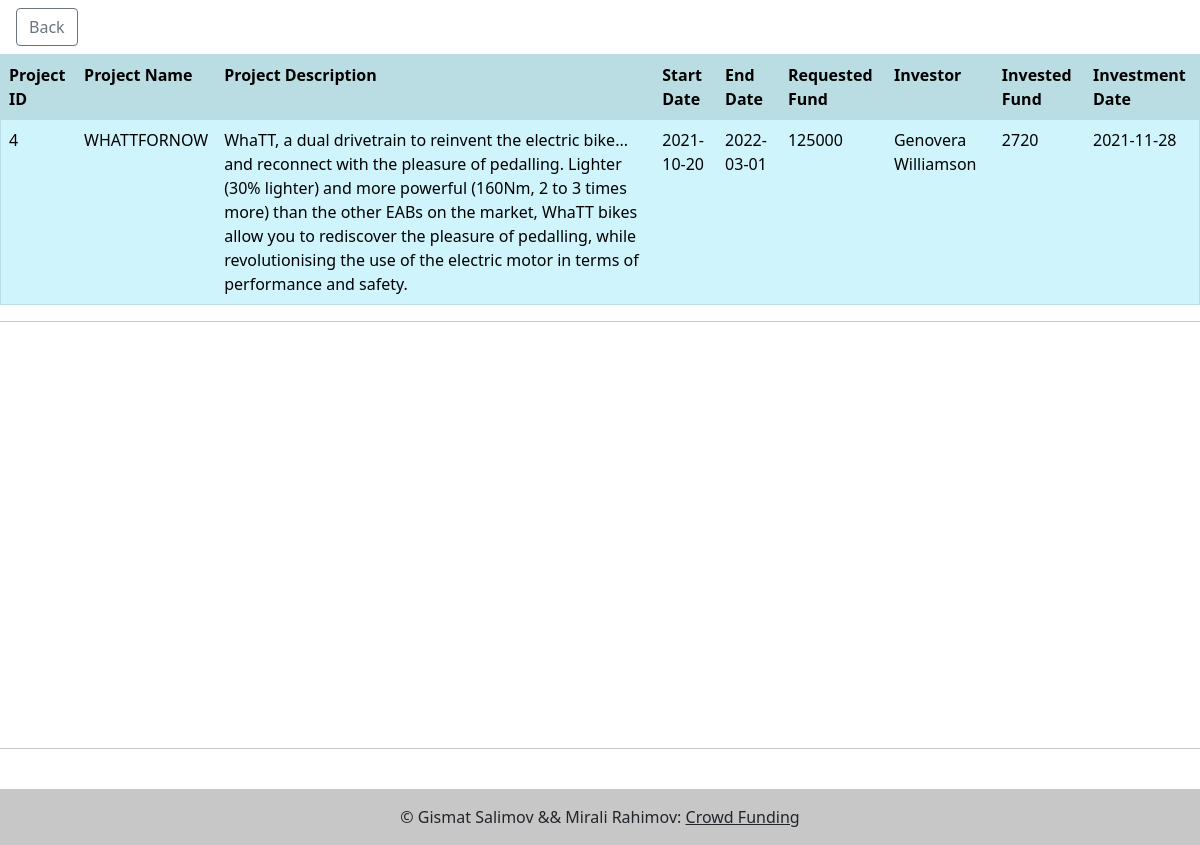
The page /details.php?project=4 (signed in) on the database its author committed.
### tables this page shows
CREATE TABLE IF NOT EXISTS `projects_investors` (
  `idUser` int(11) NOT NULL,
  `idProject` int(11) NOT NULL,
  `investmentFund` float NOT NULL,
  `investmentDate` date NOT NULL,
  UNIQUE KEY `idUser` (`idUser`,`idProject`)
);

CREATE TABLE IF NOT EXISTS `projects` (
  `idProject` int(11) NOT NULL AUTO_INCREMENT,
  `projectName` varchar(255) NOT NULL,
  `projectDescription` text NOT NULL,
  `projectStartDate` date NOT NULL,
  `projectEndDate` date NOT NULL,
  `requestedFund` float NOT NULL,
  `idUser` int(11) NOT NULL,
  PRIMARY KEY (`idProject`)
);

CREATE TABLE IF NOT EXISTS `users` (
  `idUser` int(11) NOT NULL AUTO_INCREMENT,
  `firstname` varchar(50) DEFAULT NULL,
  `lastname` varchar(50) DEFAULT NULL,
  `email` varchar(50) DEFAULT NULL,
  `password` varchar(50) DEFAULT NULL,
  PRIMARY KEY (`idUser`)
);

### details.php (the view, shortened to what this page needs)
<?php
	$servername = "localhost";
	$username = "root";
	$password = "";
	$dbname = "crowd";
	$link=mysqli_connect($servername,$username,$password,$dbname);
	mysqli_set_charset($link,"utf8");
	$logUser=$_SESSION["user"];
	$project=$_GET["project"];
?>
 <!DOCTYPE html>
 <html>
 <head>
 </head>
 <body>
	<input type="button" class="btn btn-outline-secondary mx-3 my-2" onclick="location.href='main.php';" value="Back" />
	<?php
		$query="SELECT firstname,lastname,projectName,requestedFund,investmentFund,projectDescription, projectStartDate,projectEndDate,investmentDate from projects_investors join projects using (idProject) join users on users.idUser=projects_investors.idUser where idProject=$project and projects_investors.idUser=$logUser";
		$detail=mysqli_fetch_array((mysqli_query($link,$query)));
	  ?>
	  <table border="black 5px" class="table table-info table-stripped table-hover">
	  	<tr class="table-active">
	  		<th>Project ID</th>
	  		<th>Project Name</th>
	  		<th>Project Description</th>
	  		<th>Start Date</th>
	  		<th>End Date</th>
	  		<th>Requested Fund</th>
	  		<th>Investor</th>
	  		<th>Invested Fund</th>
	  		<th>Investment Date</th>
	  	</tr>
	  		<tr>
	  			<?php
		  		echo "<td>$project</td>";
		  		echo "<td>".$detail["projectName"]."</td>";
		  		echo "<td>".$detail["projectDescription"]."</td>";
		  		echo "<td>".$detail["projectStartDate"]."</td>";
		  		echo "<td>".$detail["projectEndDate"]."</td>";
		  		echo "<td>".$detail["requestedFund"]."</td>";
		  		echo "<td>".$detail["firstname"]." ".$detail["lastname"]."</td>";
		  		echo "<td>".$detail["investmentFund"]."</td>";
	  			echo "<td>".$detail["investmentDate"]."</td>";
	  			 ?>
	  		</tr>
	  </table>
		<?php
			require_once("plot.php");
		 ?>
	<footer class="bg-light text-center text-lg-start">
	  <div class="text-center p-3" style="background-color: rgba(0, 0, 0, 0.2);">
	   © Gismat Salimov && Mirali Rahimov:
	    <a class="text-dark" href="main.php">Crowd Funding</a>
	  </div>
	</footer>
 </body>
 </html>

### rows shown on the page
projects_investors: idProject.projectName "WHATTFORNOW", idProject.projectDescription "WhaTT, a dual drivetrain to reinvent the electric bike... and reconnect with the pleasure of pedalling. Lighter (30% lighter) and more powerful (160Nm, 2 to 3 times more) than the other EABs on the market, WhaTT bikes allow you to rediscover the pleasure of pedalling, while revolutionising the use of the electric motor in terms of performance and safety.", idProject.projectStartDate "2021-10-20", idProject.projectEndDate "2022-03-01", idProject.requestedFund "125000", idUser.firstname "Genovera", idUser.lastname "Williamson", investmentFund "2720", investmentDate "2021-11-28"

### other values the page prints
$project "4"
